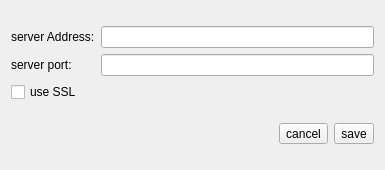
<?xml version="1.0" encoding="UTF-8"?>
<ui version="4.0">
 <class>LoginSettingsDialog</class>
 <widget class="QDialog" name="LoginSettingsDialog">
  <property name="geometry">
   <rect>
    <x>0</x>
    <y>0</y>
    <width>385</width>
    <height>170</height>
   </rect>
  </property>
  <property name="windowTitle">
   <string>Dialog</string>
  </property>
  <layout class="QVBoxLayout" name="verticalLayout">
   <item>
    <layout class="QGridLayout" name="gridLayout">
     <item row="0" column="0">
      <widget class="QLabel" name="label">
       <property name="text">
        <string>server Address:</string>
       </property>
      </widget>
     </item>
     <item row="1" column="0">
      <widget class="QLabel" name="label_2">
       <property name="text">
        <string>server port:</string>
       </property>
      </widget>
     </item>
     <item row="0" column="1">
      <widget class="QLineEdit" name="serverAddressLE"/>
     </item>
     <item row="1" column="1">
      <widget class="QLineEdit" name="serverPortLE"/>
     </item>
     <item row="2" column="0">
      <widget class="QCheckBox" name="sslCB">
       <property name="text">
        <string>use SSL</string>
       </property>
      </widget>
     </item>
    </layout>
   </item>
   <item>
    <layout class="QHBoxLayout" name="horizontalLayout">
     <item>
      <spacer name="horizontalSpacer">
       <property name="orientation">
        <enum>Qt::Horizontal</enum>
       </property>
       <property name="sizeHint" stdset="0">
        <size>
         <width>40</width>
         <height>20</height>
        </size>
       </property>
      </spacer>
     </item>
     <item>
      <widget class="QToolButton" name="cancelButton">
       <property name="text">
        <string>cancel</string>
       </property>
       <property name="icon">
        <iconset resource="../../qrc.qrc">
         <normaloff>:/icons/color/icons8-cancel-480.png</normaloff>:/icons/color/icons8-cancel-480.png</iconset>
       </property>
       <property name="iconSize">
        <size>
         <width>32</width>
         <height>32</height>
        </size>
       </property>
       <property name="toolButtonStyle">
        <enum>Qt::ToolButtonTextBesideIcon</enum>
       </property>
      </widget>
     </item>
     <item>
      <widget class="QToolButton" name="saveButton">
       <property name="text">
        <string>save</string>
       </property>
       <property name="icon">
        <iconset resource="../../qrc.qrc">
         <normaloff>:/icons/color/icons8-checked-96.png</normaloff>:/icons/color/icons8-checked-96.png</iconset>
       </property>
       <property name="iconSize">
        <size>
         <width>32</width>
         <height>32</height>
        </size>
       </property>
       <property name="toolButtonStyle">
        <enum>Qt::ToolButtonTextBesideIcon</enum>
       </property>
      </widget>
     </item>
    </layout>
   </item>
  </layout>
 </widget>
 <resources>
  <include location="../../qrc.qrc"/>
 </resources>
 <connections/>
</ui>
